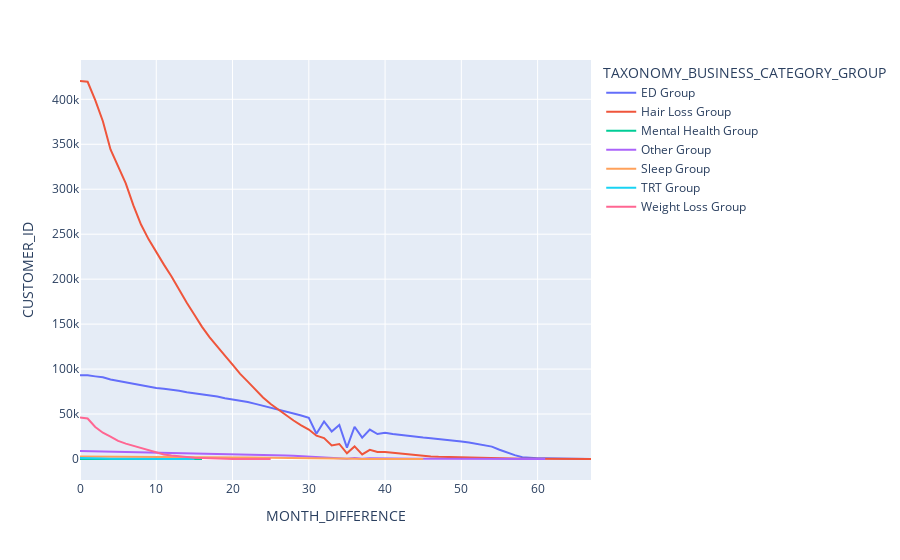

Notebook code for this chart:
### Code cell
##Draw some retention curves for easy analysis across products

taxonomy_grouping = final_table.groupby(by=["TAXONOMY_BUSINESS_CATEGORY_GROUP", "MONTH_DIFFERENCE"], dropna=False).CUSTOMER_ID.nunique()
taxonomy_grouping = taxonomy_grouping.reset_index()
# taxonomy_grouping
fig = px.line(taxonomy_grouping, x="MONTH_DIFFERENCE", y="CUSTOMER_ID", color='TAXONOMY_BUSINESS_CATEGORY_GROUP')
fig.show()

### Figure 1 — Plotly figure (JSON) as saved in the notebook; plotly's stock layout.template omitted (floating-point values rounded to 4 significant figures)
{"data": [{"hovertemplate": "TAXONOMY_BUSINESS_CATEGORY_GROUP=ED Group<br>MONTH_DIFFERENCE=%{x}<br>CUSTOMER_ID=%{y}<extra></extra>", "legendgroup": "ED Group", "line": {"color": "#636efa", "dash": "solid"}, "marker": {"symbol": "circle"}, "mode": "lines", "name": "ED Group", "orientation": "v", "showlegend": true, "type": "scatter", "x": [0, 1, 2, 3, 4, 5, 6, 7, 8, 9, 10, 11, 12, 13, 14, 15, 16, 17, 18, 19, 20, 21, 22, 23, 24, 25, 26, 27, 28, 29, 30, 31, 32, 33, 34, 35, 36, 37, 38, 39, 40, 41, 42, 43, 44, 45, 46, 47, 48, 49, 50, 51, 52, 53, 54, 55, 56, 57, 58, 59, 60, 61, 62, 63, 64, 65, 66, 67], "xaxis": "x", "y": [93050, 93061, 91894, 90845, 88444, 86779, 85341, 83500, 81591, 80269, 79021, 78051, 77091, 75809, 74220, 73070, 72024, 71035, 69399, 67551, 66373, 64869, 63393, 61322, 59296, 57407, 55179, 53070, 50661, 48384, 45839, 28101, 41718, 30612, 37945, 12641, 35887, 23742, 32659, 27786, 29282, 27770, 26613, 25678, 24605, 23852, 23166, 22397, 21142, 20039, 19478, 18280, 17026, 15715, 13745, 10300, 7123, 4294, 1937, 1113, 855, 772, 624, 442, 287, 162, 55, 7], "yaxis": "y"}, {"hovertemplate": "TAXONOMY_BUSINESS_CATEGORY_GROUP=Hair Loss Group<br>MONTH_DIFFERENCE=%{x}<br>CUSTOMER_ID=%{y}<extra></extra>", "legendgroup": "Hair Loss Group", "line": {"color": "#EF553B", "dash": "solid"}, "marker": {"symbol": "circle"}, "mode": "lines", "name": "Hair Loss Group", "orientation": "v", "showlegend": true, "type": "scatter", "x": [0, 1, 2, 3, 4, 5, 6, 7, 8, 9, 10, 11, 12, 13, 14, 15, 16, 17, 18, 19, 20, 21, 22, 23, 24, 25, 26, 27, 28, 29, 30, 31, 32, 33, 34, 35, 36, 37, 38, 39, 40, 41, 42, 43, 44, 45, 46, 47, 48, 49, 50, 51, 52, 53, 54, 55, 56, 57, 58, 59, 60, 61, 62, 63, 64, 65, 66, 67], "xaxis": "x", "y": [420361, 419496, 399038, 375620, 344157, 324902, 306534, 281998, 260748, 244282, 229661, 216146, 203050, 188211, 173694, 160357, 146981, 135306, 125633, 115011, 104833, 94658, 86082, 76814, 68444, 61107, 54782, 49225, 42819, 37507, 32749, 25933, 23243, 14997, 16698, 6292, 13995, 5103, 10169, 7741, 7867, 6860, 5961, 5104, 4209, 3323, 2772, 2379, 2124, 1891, 1615, 1238, 1042, 862, 720, 563, 493, 388, 252, 145, 84, 70, 53, 35, 24, 16, 7, 3], "yaxis": "y"}, {"hovertemplate": "TAXONOMY_BUSINESS_CATEGORY_GROUP=Mental Health Group<br>MONTH_DIFFERENCE=%{x}<br>CUSTOMER_ID=%{y}<extra></extra>", "legendgroup": "Mental Health Group", "line": {"color": "#00cc96", "dash": "solid"}, "marker": {"symbol": "circle"}, "mode": "lines", "name": "Mental Health Group", "orientation": "v", "showlegend": true, "type": "scatter", "x": [0, 1, 2, 3, 4, 5, 6, 7, 8, 9, 10, 11, 12, 13, 14, 15, 16], "xaxis": "x", "y": [2, 2, 2, 2, 2, 2, 2, 2, 2, 2, 2, 2, 2, 2, 2, 2, 1], "yaxis": "y"}, {"hovertemplate": "TAXONOMY_BUSINESS_CATEGORY_GROUP=Other Group<br>MONTH_DIFFERENCE=%{x}<br>CUSTOMER_ID=%{y}<extra></extra>", "legendgroup": "Other Group", "line": {"color": "#ab63fa", "dash": "solid"}, "marker": {"symbol": "circle"}, "mode": "lines", "name": "Other Group", "orientation": "v", "showlegend": true, "type": "scatter", "x": [0, 1, 2, 3, 4, 5, 6, 7, 8, 9, 10, 11, 12, 13, 14, 15, 16, 17, 18, 19, 20, 21, 22, 23, 24, 25, 26, 27, 28, 29, 30, 31, 32, 33, 34, 35, 36, 37, 38, 39, 40, 41, 42, 43, 44, 45, 46, 47, 48, 49, 50, 51, 52, 53, 54, 55, 56, 57, 58, 59, 60, 61], "xaxis": "x", "y": [8910, 8748, 8218, 7902, 7654, 7441, 7275, 7091, 6977, 6871, 6763, 6628, 6509, 6381, 6276, 6201, 6101, 6008, 5913, 5823, 5722, 5589, 5468, 5203, 4899, 4545, 4245, 3922, 3562, 3175, 2813, 2260, 1975, 1228, 1258, 413, 1021, 418, 700, 516, 504, 418, 373, 314, 263, 220, 191, 177, 159, 141, 116, 95, 63, 45, 24, 11, 8, 6, 5, 4, 3, 1], "yaxis": "y"}, {"hovertemplate": "TAXONOMY_BUSINESS_CATEGORY_GROUP=Sleep Group<br>MONTH_DIFFERENCE=%{x}<br>CUSTOMER_ID=%{y}<extra></extra>", "legendgroup": "Sleep Group", "line": {"color": "#FFA15A", "dash": "solid"}, "marker": {"symbol": "circle"}, "mode": "lines", "name": "Sleep Group", "orientation": "v", "showlegend": true, "type": "scatter", "x": [0, 1, 2, 3, 4, 5, 6, 7, 8, 9, 10, 11, 12, 13, 14, 15, 16, 17, 18, 19, 20, 21, 22, 23, 24, 25, 26, 27, 28, 29, 30, 31, 32, 33, 34, 35, 36, 37, 38, 39, 40, 41, 42, 43, 44, 45], "xaxis": "x", "y": [2657, 2651, 2619, 2571, 2530, 2494, 2474, 2451, 2408, 2380, 2346, 2318, 2306, 2278, 2242, 2207, 2161, 2135, 2108, 2038, 1945, 1801, 1570, 1417, 1337, 1162, 1074, 1034, 942, 826, 703, 538, 476, 252, 241, 63, 182, 92, 106, 72, 48, 28, 14, 10, 5, 1], "yaxis": "y"}, {"hovertemplate": "TAXONOMY_BUSINESS_CATEGORY_GROUP=TRT Group<br>MONTH_DIFFERENCE=%{x}<br>CUSTOMER_ID=%{y}<extra></extra>", "legendgroup": "TRT Group", "line": {"color": "#19d3f3", "dash": "solid"}, "marker": {"symbol": "circle"}, "mode": "lines", "name": "TRT Group", "orientation": "v", "showlegend": true, "type": "scatter", "x": [0, 1, 2, 3, 4, 5, 6, 7, 8, 9, 10, 11, 12, 13, 14, 15], "xaxis": "x", "y": [1187, 1188, 779, 434, 235, 116, 67, 43, 35, 29, 24, 17, 13, 8, 5, 1], "yaxis": "y"}, {"hovertemplate": "TAXONOMY_BUSINESS_CATEGORY_GROUP=Weight Loss Group<br>MONTH_DIFFERENCE=%{x}<br>CUSTOMER_ID=%{y}<extra></extra>", "legendgroup": "Weight Loss Group", "line": {"color": "#FF6692", "dash": "solid"}, "marker": {"symbol": "circle"}, "mode": "lines", "name": "Weight Loss Group", "orientation": "v", "showlegend": true, "type": "scatter", "x": [0, 1, 2, 3, 4, 5, 6, 7, 8, 9, 10, 11, 12, 13, 14, 15, 16, 17, 18, 19, 20, 21, 22, 23, 24, 25], "xaxis": "x", "y": [46256, 45024, 35541, 29228, 24940, 20175, 17086, 14480, 12471, 9418, 7074, 4922, 3811, 2801, 1780, 1298, 977, 576, 311, 156, 91, 57, 25, 21, 14, 9], "yaxis": "y"}], "layout": {"autosize": true, "legend": {"title": {"text": "TAXONOMY_BUSINESS_CATEGORY_GROUP"}, "tracegroupgap": 0}, "margin": {"t": 60}, "xaxis": {"anchor": "y", "autorange": true, "domain": [0, 1], "range": [0, 67], "title": {"text": "MONTH_DIFFERENCE"}, "type": "linear"}, "yaxis": {"anchor": "x", "autorange": true, "domain": [0, 1], "range": [-23350.0, 443700.0], "title": {"text": "CUSTOMER_ID"}, "type": "linear"}}}
